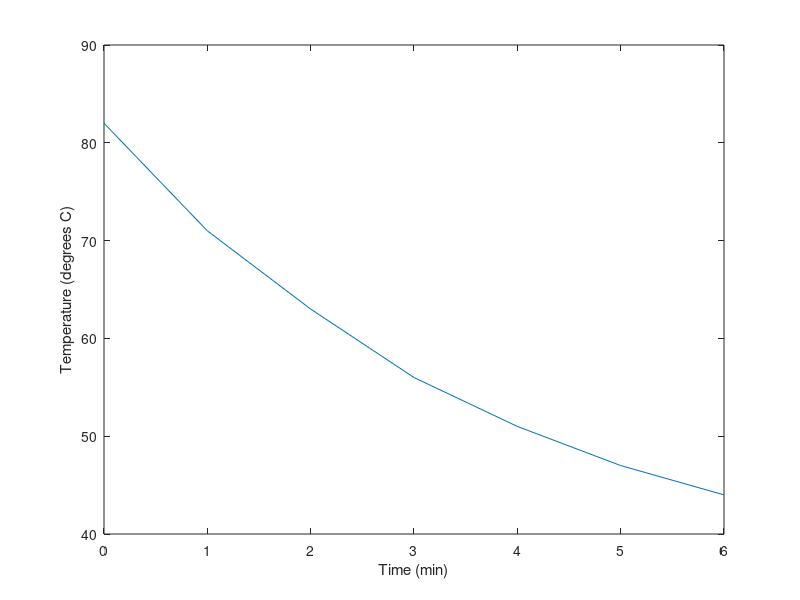

Recreate this plot in MATLAB.
time = [0 1 2 3 4 5 6];
%disp(time)
temperature = [82 71 63 56 51 47 44];
%disp(temperature)
plot(time,temperature)
xlabel("Time (min)")
ylabel("Temperature (degrees C)")
